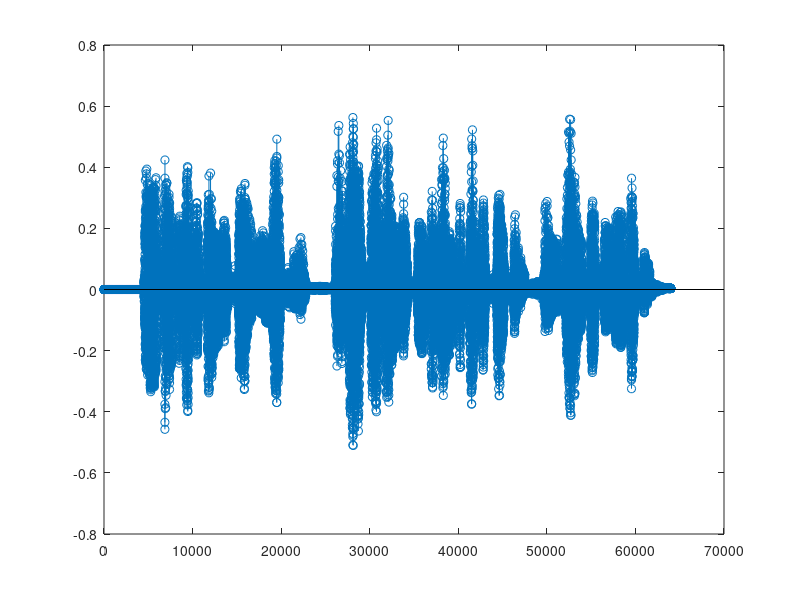

Source code (MATLAB): (Note: this script raises an error after producing the figure.)
%% define constant values
Fs = 8E3;       % Sampling frequency

%% load and play the female sound data
load('spf1.mat');
% sound(spf1, Fs);
stem(spf1);


%% load and play the male sound data
load('spm1.mat');
% sound(spm1);
stem(spm1);

%% calculate the qantization level (bits)
load('spf1.mat');
W = [2:1:16];

% xq = round(x*(2^(W-1)))/(2^(W-1));

for k = W
    q = uniqt(spf1, k);
    snr1(k) = snr(q,q-spf1);
end

mu = 100;
sig = mulaw(spf1, mu);
for k = W
    q = uniqt(sig, k);
    snr2(k) = snr(q,q-sig);
end

fh = figure('Name', 'Quantization noise');
ah = axes('Parent', fh);
plot(W, snr1(W), 'r*-'); hold on;
plot(W, snr2(W), 'b*-'); hold off;
xlabel('W'); ylabel('SNR [dB]'); grid;
title('Quantization Noise as function of Word Width');
axis([2 16 0 82]);
set(ah, 'Ytick', [0:6:82]);
leg1 = 'uniform quant (W = # of bits';
leg2 = strcat('log quant (W = # of bits), \mu', int2str(mu));
legend(leg1, leg2, 'Location', 'Northwest');

%%
% inverse uLaw-Function
% ulaw_inv = sign(X).*(exp(abs(X)*log(1+u))-1)

%%
% play the sound (uLaw applied) in original quality by 
% first applying linear quantisation (uniqt)
% and then the de-logarithmation (mulaw_inv)
soundsc(mulaw_inv(uniqt(sig, 8), mu)/mu, 8E3);

%% 
% play the sound (uLaw not applied) by less quality by
% just applying linear quantisation
soundsc(uniqt(spf1, 3), 8E3);